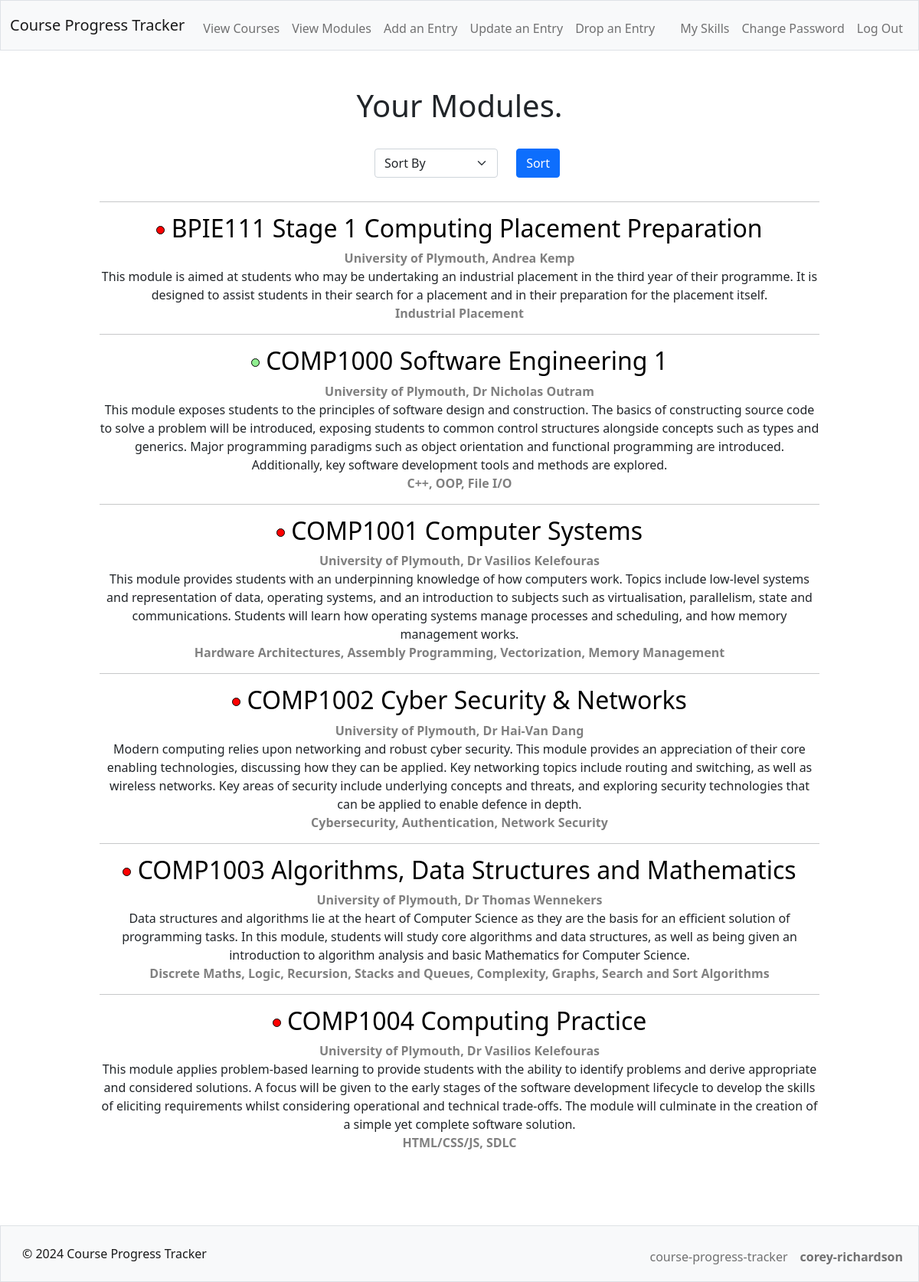
The app's page /modules (signed in), older data.
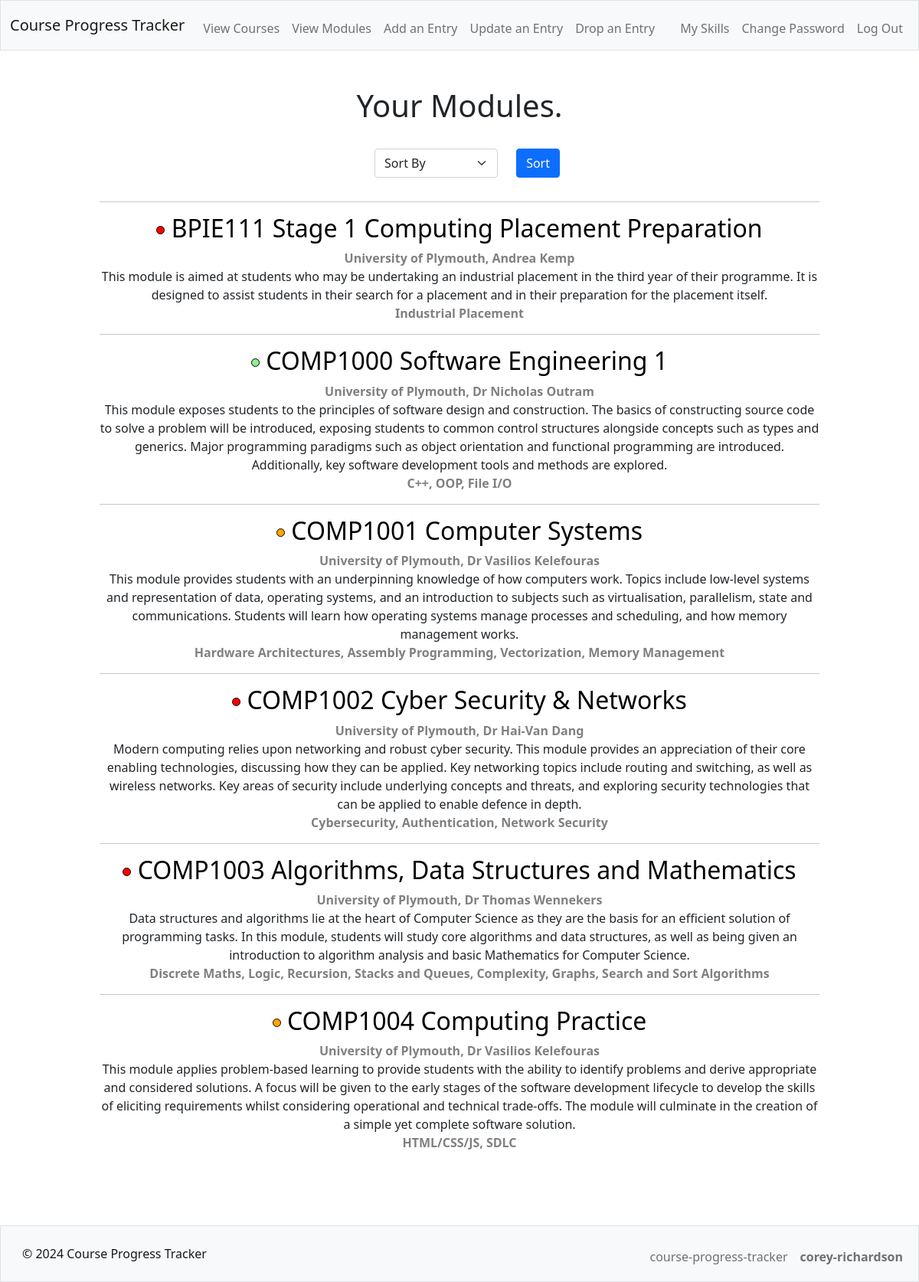
The same page, newer data.
### tables this page shows
CREATE TABLE "courses" (id INTEGER, user_id INTEGER NOT NULL, name TEXT NOT NULL UNIQUE, url TEXT, topics TEXT NOT NULL, desc TEXT NOT NULL, provider TEXT NOT NULL, is_complete INTEGER NOT NULL, is_course BOOL NOT NULL, PRIMARY KEY(id));

### app.py (the view)
@app.route("/modules", methods=["GET", "POST"])
@login_required
def modules():
    if request.method == "POST" and request.form.get("sort_index"):
        sort_index = request.form.get("sort_index")
        match sort_index:
            case "provider":
                modules = db.execute(
                    "SELECT * FROM courses WHERE user_id = ? AND is_course = false ORDER BY provider, name",
                    (session["user_id"],)
                )
            case "is_complete DESC":
                modules = db.execute(
                    "SELECT * FROM courses WHERE user_id = ? AND is_course = false ORDER BY is_complete DESC",
                    (session["user_id"],)
                )
            case "is_complete ASC":
                modules = db.execute(
                    "SELECT * FROM courses WHERE user_id = ? AND is_course = false ORDER BY is_complete ASC",
                    (session["user_id"],)
                )
            case _: # name or anything else
                modules = db.execute(
                    "SELECT * FROM courses WHERE user_id = ? AND is_course = false ORDER BY name",
                    (session["user_id"],)
                )
    else:
        modules = db.execute(
            "SELECT * FROM courses WHERE user_id = ? AND is_course = false ORDER BY name",
            (session["user_id"],)
        )
    modules = modules.fetchall()
    if len(modules) == 0:
        return render_template("empty.html", type="modules", action="display")
    return render_template("index.html", courses=modules, type="Modules")

### app.py (called while the page is built)
@app.after_request
def after_request(response):
    response.headers["Cache-Control"] = "no-cache, no-store, must-revalidate"
    response.headers["Expires"] = 0
    response.headers["Pragma"] = "no-cache"
    return response

### helpers.py (called while the page is built)
def login_required(f):
    @wraps(f)
    def decorated_function(*args, **kwargs):
        if session.get("user_id") is None:
            return redirect("/login")
        return f(*args, **kwargs)
    return decorated_function

### templates/index.html (shortened to what this page needs)
{% extends "layout.html" %}
{% block main %}
    <h1>Your {{ type }}.</h1> <br>
    {% if type == "Courses" %}
    <form action="/" method="post">
    {% else %}
    <form action="/modules" method="post">
    {% endif %}
        <div class="mb-3" style="display: inline-block;">
            <select class="form-select mx-auto w-auto" name="sort_index" required>
                <option selected disabled hidden>Sort By</option>
            </select>
        </div>
        <button style="display: inline-block; position: relative; bottom: 2px;" class="btn btn-primary" type="submit">Sort</button>
    </form>
    <div class="course">
        <hr>
    </div>
    {% for course in courses %}
        <div class="course">
            <h2>
                {% if course[7] == 2 %}
                    <span class="green dot"></span>
                {% elif course[7] == 1 %}
                    <span class="amber dot"></span>
                {% else %}
                    <span class="red dot"></span>
                {% endif %}
                {% if course[3] %}
                    <a href="{{ course[3] }}" target="_blank">{{ course[2] }}</a>
                {% else %}
                    {{ course[2] }}
                {% endif %}
            </h2>
            <aside>{{ course[6] }}</aside>
            <p>
                {{ course[5] }} <br>
                <aside>{{ course[4] }}</aside>
            </p>
            {% if not loop.last %}
            <hr>
            {% endif %}
        </div>
    {% endfor %}
{% endblock %}

### templates/layout.html (shortened to what this page needs)
<!DOCTYPE html>
<html lang="en">
    <head>
        <link href="https://cdn.jsdelivr.net/npm/bootstrap@5.1.3/dist/css/bootstrap.min.css" rel="stylesheet">
        <link href="/static/style.css" rel="stylesheet">
    </head>
    <body>
        <nav class="bg-light border navbar navbar-expand-md navbar-light">
            <div class="container-fluid">
                <a class="navbar-brand" href="/">Course Progress Tracker</a>
                <div class="collapse navbar-collapse" id="navbar">
                    {% if session["user_id"] %}
                        <ul class="navbar-nav me-auto mt-2">
                            <li class="nav-item"><a class="nav-link" href="/">View Courses</a></li>
                            <li class="nav-item"><a class="nav-link" href="/modules">View Modules</a></li>
                            <li class="nav-item"><a class="nav-link" href="/add">Add an Entry</a></li>
                            <li class="nav-item"><a class="nav-link" href="/update">Update an Entry</a></li>
                            <li class="nav-item"><a class="nav-link" href="/drop">Drop an Entry</a></li>
                        </ul>
                        <ul class="navbar-nav ms-auto mt-2">
                            <li class="nav-item"><a class="nav-link" href="/skills">My Skills</a></li>
                            <li class="nav-item"><a class="nav-link" href="/change_password">Change Password</a></li>
                            <li class="nav-item"><a class="nav-link" href="/logout">Log Out</a></li>
                        </ul>
                    {% else %}
                        <ul class="navbar-nav ms-auto mt-2">
                            <li class="nav-item"><a class="nav-link" href="/register">Register</a></li>
                            <li class="nav-item"><a class="nav-link" href="/login">Log In</a></li>
                        </ul>
                    {% endif %}
                </div>
            </div>
        </nav>
        <main class="container-fluid py-5 text-center">
            {% block main %}{% endblock %}
        </main>
        <footer class="bg-light border navbar navbar-expand-md navbar-light mt-5">
            <div class="container-fluid">
                <span class="navbar-text">
                    <a class="nav-link" href="https://github.com/corey-richardson/course-progress-tracker/blob/main/LICENSE" target="_blank">&copy; 2024 Course Progress Tracker</a>
                </span>
                <ul class="navbar-nav ms-auto mt-2">
                    <li class="nav-item"><a class="nav-link" href="https://github.com/corey-richardson/course-progress-tracker" target="_blank">course-progress-tracker</a></li>
                    <li class="nav-item"><b><a class="nav-link" href="https://linktr.ee/coreyrichardson" target="_blank">corey-richardson</a></b></li>
                </ul>
            </div>
        </footer>
    </body>
</html>

### static/style.css (style rules this page uses)
body { display: flex; flex-direction: column; min-height: 100vh; }
main { flex: 1; }
p, aside { margin: 0; }
h2 > a { text-decoration: none; color: black; }
.course aside { font-weight: bold; color: grey; }
hr { margin: 15px auto; }
.dot { height: 11px; width: 11px; border: 1px solid black; border-radius: 50%; display: inline-block; position: relative; bottom: 4px; }
.green { background-color: lightgreen; }
.amber { background-color: orange; }
.red { background-color: red; }
.course { width: 80%; margin: 0 auto; }
select { max-width: 80%; }
input, select { min-width: 80%; }

Row changes from the older to the newer data that the page shows:
changed courses "COMP1001 Computer Systems": is_complete 0 → 1 (drawn)
changed courses "COMP1004 Computing Practice": is_complete 0 → 1 (drawn)
